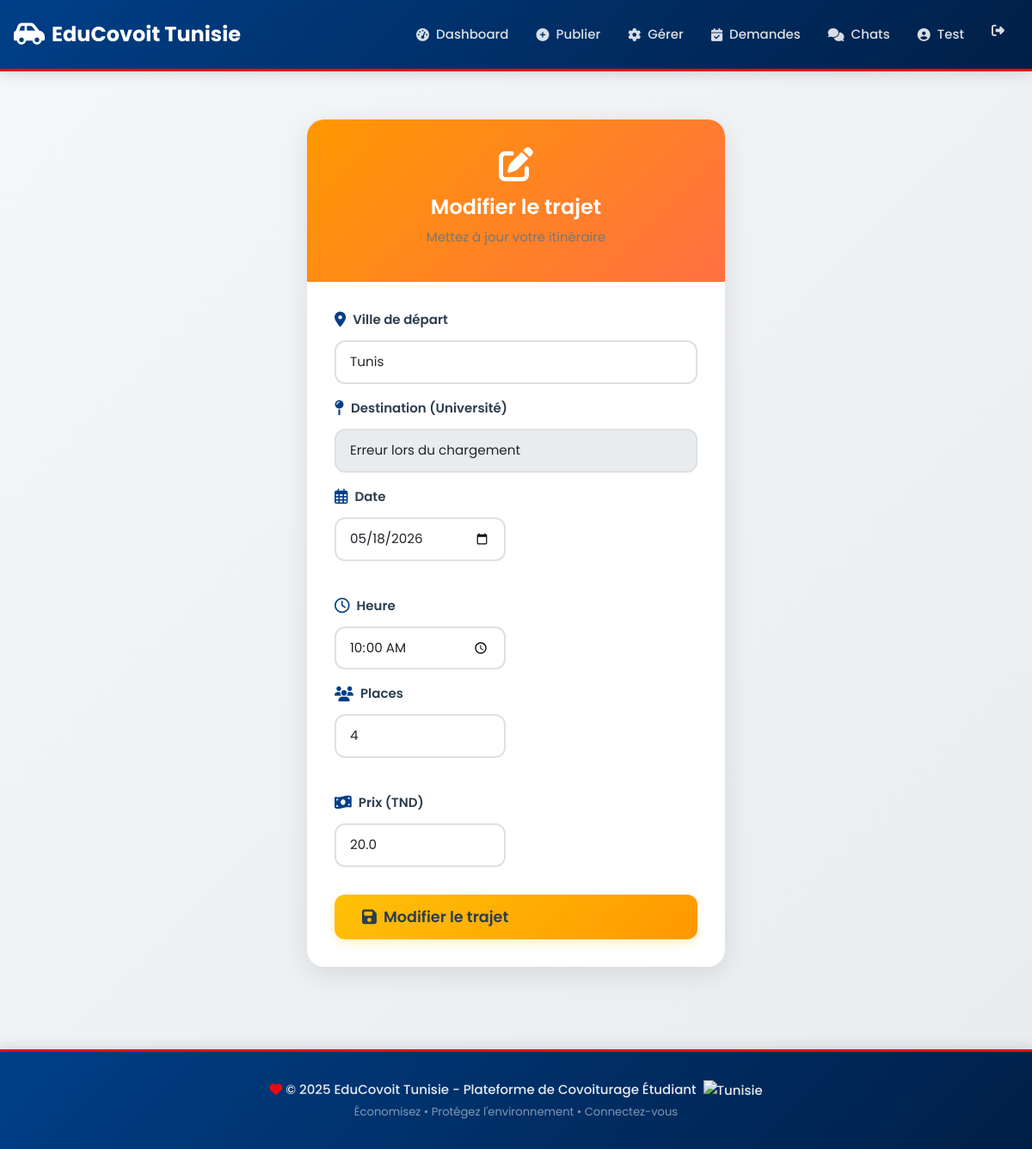
The app's page /modifier_trajet/1 (signed in) with its own data.
### models.py (models this page shows, shortened)
class Utilisateur(UserMixin, db.Model):
    __tablename__ = 'utilisateurs'
    id = db.Column(db.Integer, primary_key=True)
    nom = db.Column(db.String(100), nullable=False)
    email = db.Column(db.String(100), unique=True, nullable=False)
    telephone = db.Column(db.String(20))
    mot_de_passe = db.Column(db.String(255), nullable=False)
    note_moyenne = db.Column(db.Float, default=0.0)
    nombre_avis = db.Column(db.Integer, default=0)
    type_utilisateur = db.Column(db.String(20))
    avis_recus = db.relationship('Avis', foreign_keys='Avis.cible_id', backref='cible')
    avis_donnes = db.relationship('Avis', foreign_keys='Avis.auteur_id', backref='auteur')

class Trajet(db.Model):
    __tablename__ = 'trajets'
    id = db.Column(db.Integer, primary_key=True)
    conducteur_id = db.Column(db.Integer, db.ForeignKey('utilisateurs.id'), nullable=False)
    depart = db.Column(db.String(200), nullable=False)
    arrivee = db.Column(db.String(200), nullable=False)
    date = db.Column(db.String(20), nullable=False)
    heure = db.Column(db.String(10), nullable=False)
    places_disponibles = db.Column(db.Integer, nullable=False)
    places_initiales = db.Column(db.Integer, nullable=False)
    prix = db.Column(db.Float, nullable=False)
    reservations = db.relationship('Reservation', backref='trajet', lazy=True)

### app.py (the view, shortened to what this page needs)
@app.route('/modifier_trajet/<int:trajet_id>', methods=['GET', 'POST'])
@login_required
def modifier_trajet(trajet_id):
    trajet = Trajet.query.get_or_404(trajet_id)
    if trajet.conducteur_id != current_user.id:
        flash('Vous ne pouvez pas modifier ce trajet', 'danger')
        return redirect(url_for('gestion_trajets'))
    cities = get_cities()
    return render_template('modifier_trajet.html', trajet=trajet, today=get_current_date(), cities=cities)

### app.py (called while the page is built)
@login_manager.user_loader
def load_user(user_id):
    return Utilisateur.query.get(int(user_id))

def get_current_date():
    return date.today().strftime('%Y-%m-%d')

### cities_data.py (called while the page is built)
def get_cities():
    return sorted(list(CITIES_AND_UNIVERSITIES.keys()))

### templates/modifier_trajet.html (shortened to what this page needs)
{% extends "base.html" %}
{% block content %}
<div class="row justify-content-center fade-in">
    <div class="col-md-6 col-lg-5">
        <div class="card" style="border-radius: 20px; overflow: hidden; box-shadow: 0 8px 32px rgba(0, 0, 0, 0.1);">
            <div style="background: linear-gradient(135deg, #ff9800 0%, #ff7043 100%); padding: 2rem; text-align: center; color: white;">
                <i class="fas fa-edit" style="font-size: 2.5rem; margin-bottom: 1rem; display: block;"></i>
                <h3 style="color: white; margin-bottom: 0;">Modifier le trajet</h3>
                <p style="margin-top: 0.5rem; opacity: 0.9;">Mettez à jour votre itinéraire</p>
            </div>
            <div class="card-body" style="padding: 2rem;">
                <form method="POST" id="modifyForm">
                    <div class="mb-3">
                        <label class="form-label"><i class="fas fa-location-dot"></i> Ville de départ</label>
                        <select name="depart" id="departSelect" class="form-select form-select-modern" required onchange="updateArrivalOptions()">
                            {% for city in cities %}
                            <option value="{{ city }}" {% if trajet.depart == city %}selected{% endif %}>{{ city }}</option>
                            {% endfor %}
                        </select>
                    </div>
                    <div class="mb-3">
                        <label class="form-label"><i class="fas fa-map-pin"></i> Destination (Université)</label>
                        <select name="arrivee" id="arrivalSelect" class="form-select form-select-modern" required>
                            <option value="">-- Sélectionnez une destination --</option>
                        </select>
                    </div>
                    <div class="row">
                        <div class="col-md-6 mb-3">
                            <label class="form-label"><i class="far fa-calendar-alt"></i> Date</label>
                            <input type="date" name="date" class="form-control form-control-modern" value="{{ trajet.date }}" min="{{ today }}" required>
                        </div>
                        <div class="col-md-6 mb-3">
                            <label class="form-label"><i class="far fa-clock"></i> Heure</label>
                            <input type="time" name="heure" class="form-control form-control-modern" value="{{ trajet.heure }}" required>
                        </div>
                    </div>
                    <div class="row">
                        <div class="col-md-6 mb-3">
                            <label class="form-label"><i class="fas fa-users"></i> Places</label>
                            <input type="number" name="places" min="1" max="4" class="form-control form-control-modern" value="{{ trajet.places_disponibles }}" required>
                        </div>
                        <div class="col-md-6 mb-3">
                            <label class="form-label"><i class="fas fa-money-bill-wave"></i> Prix (TND)</label>
                            <input type="number" name="prix" step="0.5" min="0" class="form-control form-control-modern" value="{{ trajet.prix }}" required>
                        </div>
                    </div>
                    <button type="submit" class="btn btn-warning w-100 btn-lg" style="font-weight: 600; margin-top: 1rem; border-radius: 12px;">
                        <i class="fas fa-save"></i> Modifier le trajet
                    </button>
                </form>
            </div>
        </div>
    </div>
</div>
{% endblock %}

### templates/base.html (shortened to what this page needs)
<!DOCTYPE html>
<html lang="fr">
<head>
    <link href="https://cdn.jsdelivr.net/npm/bootstrap@5.3.0/dist/css/bootstrap.min.css" rel="stylesheet">
    <link rel="stylesheet" href="https://cdnjs.cloudflare.com/ajax/libs/font-awesome/6.4.0/css/all.min.css">
    <link rel="stylesheet" href="{{ url_for('static', filename='css/style.css') }}">
</head>
<body>
    <nav class="navbar navbar-expand-lg navbar-dark sticky-top">
        <div class="container">
            <a class="navbar-brand" href="{{ url_for('index') }}">
                <i class="fas fa-car-side"></i> EduCovoit Tunisie
            </a>
            <div class="collapse navbar-collapse" id="navbarNav">
                <ul class="navbar-nav ms-auto">
                    {% if current_user.is_authenticated %}
                        <li class="nav-item">
                            <a class="nav-link" href="{{ url_for('dashboard') }}">
                                <i class="fas fa-tachometer-alt"></i> Dashboard
                            </a>
                        </li>
                        {% if current_user.type_utilisateur == 'conducteur' %}
                            <li class="nav-item">
                                <a class="nav-link" href="{{ url_for('publier_trajet') }}">
                                    <i class="fas fa-plus-circle"></i> Publier
                                </a>
                            </li>
                            <li class="nav-item">
                                <a class="nav-link" href="{{ url_for('gestion_trajets') }}">
                                    <i class="fas fa-cog"></i> Gérer
                                </a>
                            </li>
                            <li class="nav-item">
                                <a class="nav-link" href="{{ url_for('gerer_reservations') }}">
                                    <i class="fas fa-calendar-check"></i> Demandes
                                </a>
                            </li>
                        {% endif %}
                        <li class="nav-item">
                            <a class="nav-link" href="{{ url_for('chats') }}">
                                <i class="fas fa-comments"></i> Chats
                            </a>
                        </li>
                        <li class="nav-item">
                            <a class="nav-link" href="{{ url_for('profil') }}">
                                <i class="fas fa-user-circle"></i> {{ current_user.nom.split()[0] }}
                            </a>
                        </li>
                        <li class="nav-item">
                            <a class="nav-link text-danger" href="{{ url_for('deconnexion') }}" title="Déconnexion">
                                <i class="fas fa-sign-out-alt"></i>
                            </a>
                        </li>
                    {% endif %}
                </ul>
            </div>
        </div>
    </nav>
    <div class="container mt-4 content-wrapper">
        {% block content %}{% endblock %}
    </div>
    <div class="footer">
        <div class="container">
            <p class="mb-0">
                <i class="fas fa-heart" style="color: #E70A13;"></i>
                &copy; 2025 EduCovoit Tunisie - Plateforme de Covoiturage Étudiant
                <img src="https://cdnjs.cloudflare.com/ajax/libs/flag-icon-css/3.5.0/flags/4x3/tn.svg" alt="Tunisie" style="height: 16px; margin-left: 4px;">
            </p>
            <small class="text-white-50">Économisez • Protégez l'environnement • Connectez-vous</small>
        </div>
    </div>
</body>
</html>

### templates/modifier_trajet.html (style rules this page uses)
.form-select-modern, .form-control-modern { border: 2px solid #e0e0e0; border-radius: 12px; padding: 0.75rem 1rem; font-size: 0.95rem; transition: all 0.3s ease; }

### records on screen
Utilisateur: nom "Test"
Trajet: depart "Tunis", date "05/18/2026", heure "10:00", places "4", prix "20.0"
